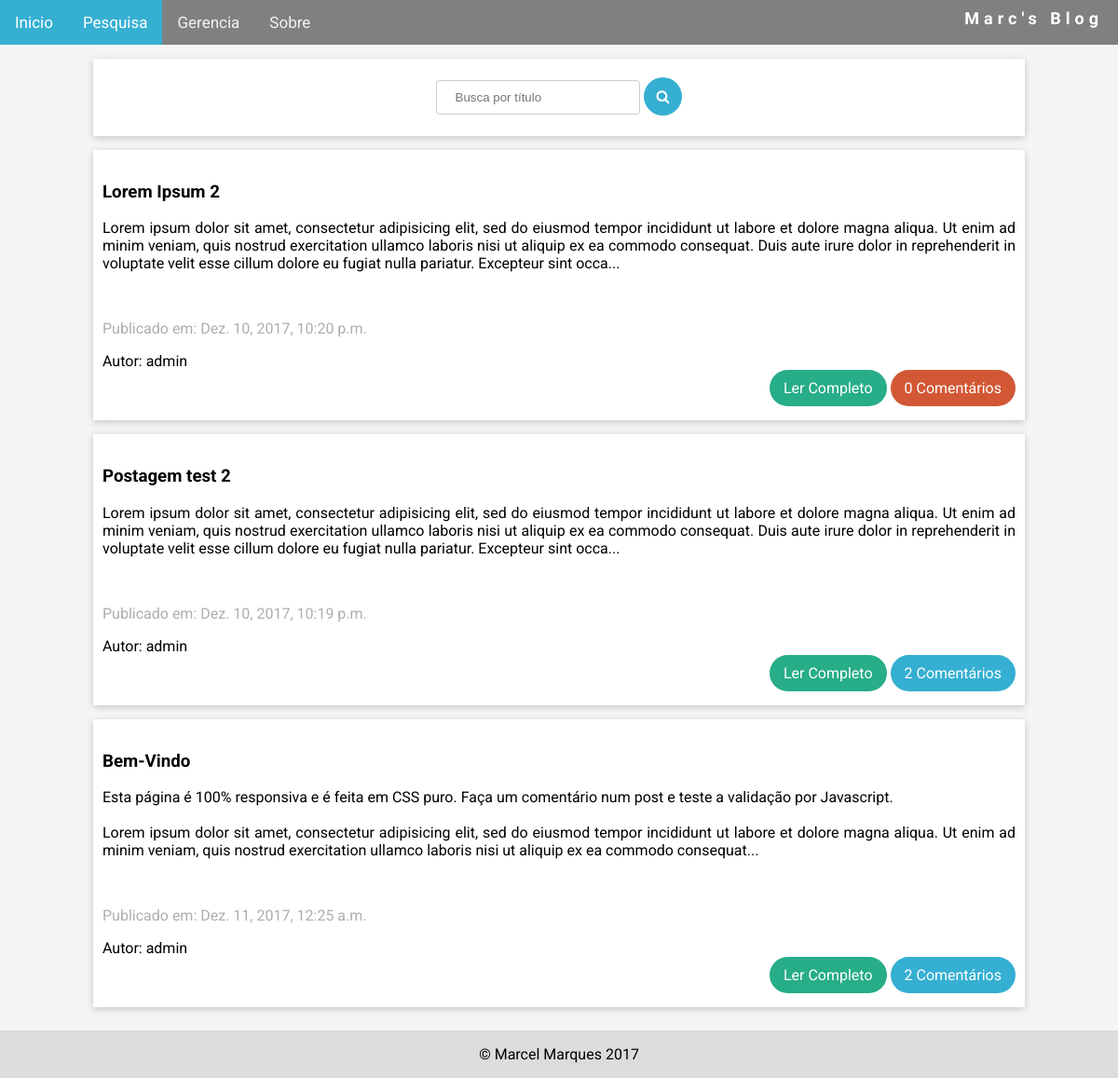
The app's page /search/ with its own data.
### blog/models.py (models this page shows, shortened)
class Post(models.Model):
    author = models.ForeignKey('auth.User') #ForeignKey, define link para outro modelo
    title = models.CharField(max_length=200)
    text = models.TextField()
    url = models.URLField(
       blank=True, null=True)
    created_date = models.DateTimeField(
        default = timezone.now)
    published_date = models.DateTimeField(
        blank=True, null=True)
    def approved_comments(self):
        return self.comments.filter(approved_comment=True)

### blog/views.py (the view)
# urls.py: url(r'^search/$', views.search, name='search'),
def search(request):
    post_list = Post.objects.all()
    post_filter = TitleFilter(request.GET, queryset=post_list)
    return render(request, 'blog/search.html', {'filter': post_filter})

### blog/templates/blog/search.html (shortened to what this page needs)
{% extends 'blog/base.html' %}
{% block content %}
<div class="card">
  <div class="container" style="padding: 15px 10px 15px; text-align:center">
    <form method="get">
          <input name="title" id="id_title" type="text" placeholder="Busca por título">
          <button type="submit"><i class="fa fa-search" aria-hidden="true"></i></button>
    </form>
    </div>
  </div>
      {% for post in filter.qs %}
      <div class="card">
        <div class="container" style="padding: 15px 10px 15px">
            <h3>{{ post.title }}</h3>
            <p style="text-align: justify">{{ post.text|linebreaksbr|slice:":355"}}...</p><br>
            <p style="color: #aeaeae; text-align:left">Publicado em: {{ post.published_date }} </p>
            <div style="text-align:left">
              <span>Autor: {{ post.author }}</span>
            </div>
            <div style="text-align:right">
              <a href="{% url 'post_detail' pk=post.pk %}" class="btn">Ler Completo</a>
              {% if post.approved_comments.count > 0 %}
                <a href="{% url 'post_detail' pk=post.pk %}" class="btn btn-color">{{ post.approved_comments.count }} Comentários</a>
              {% else %}
                <a href="{% url 'post_detail' pk=post.pk %}" class="btn-color-orange btn"> {{ post.approved_comments.count }} Comentários</a>
              {% endif %}
            </div>
          </div>
        </div>
      {% empty %}
      <p>Nenhuma postagem com essas palavras encontrada :(</p>
      {% endfor %}
    {% endblock %}

### blog/static/css/style.css (style rules this page uses)
html, body { height: 100%; }
body { display: flex; flex-direction: column; margin:0; font-family: 'Roboto', sans-serif; background-color: #F5F5F5; }
.card { margin: 7px; max-width: 1000px; box-shadow: 0 2px 8px 0 rgba(0,0,0,0.2); background-color: white; margin: 15px auto; }
.container { padding: 2px 16px; }
a:link.btn, a:visited.btn { background-color: #27ad88; color: white; padding: 10px 15px; border-radius: 30px; text-align: center; text-decoration: none; display: inline-block; transition: 0.5s; }
a:link.btn-color, a:visited.btn-color { background-color:#35AFD2 }
a:link.btn-color-orange, a:visited.btn-color-orange { background-color:#d25835 }
button { background-color: #35AFD2; border: none; color: white; font-size: 15px; padding: 12px 14px; text-align: center; text-decoration: none; display: inline-block; border-radius: 30px; transition: 0.5s; text-decoration: none; outline : 0; }
input[type=text], input[type=textarea], input[type=password], input[type=url], input[type=number] { padding: 10px 20px; margin: 8px 0; display: inline-block; border: 1px solid #ccc; border-radius: 4px; box-sizing: border-box; }

### records on screen
Post: title "Lorem Ipsum 2", text "Lorem ipsum dolor sit amet, consectetur adipisicing elit, sed do eiusmod tempor incididunt ut labore et dolore magna aliqua. Ut enim ad minim veniam, quis nostrud exercitation ullamco laboris nisi ut aliquip ex ea commodo consequat. Duis aute irure dolor in reprehenderit in voluptate velit esse cillum dolore eu fugiat nulla pariatur. Excepteur sint occa", published_date "Dez. 10, 2017, 10:20 p.m.", author "admin", approved_comments.count "0"
Post: title "Postagem test 2", text "Lorem ipsum dolor sit amet, consectetur adipisicing elit, sed do eiusmod tempor incididunt ut labore et dolore magna aliqua. Ut enim ad minim veniam, quis nostrud exercitation ullamco laboris nisi ut aliquip ex ea commodo consequat. Duis aute irure dolor in reprehenderit in voluptate velit esse cillum dolore eu fugiat nulla pariatur. Excepteur sint occa", published_date "Dez. 10, 2017, 10:19 p.m.", author "admin", approved_comments.count "2"
Post: title "Bem-Vindo", text "Esta página é 100% responsiva e é feita em CSS puro. Faça um comentário num post e teste a validação por Javascript. Lorem ipsum dolor sit amet, consectetur adipisicing elit, sed do eiusmod tempor incididunt ut labore et dolore magna aliqua. Ut enim ad minim veniam, quis nostrud exercitation ullamco laboris nisi ut aliquip ex ea commodo consequat", published_date "Dez. 11, 2017, 12:25 a.m.", author "admin", approved_comments.count "2"
